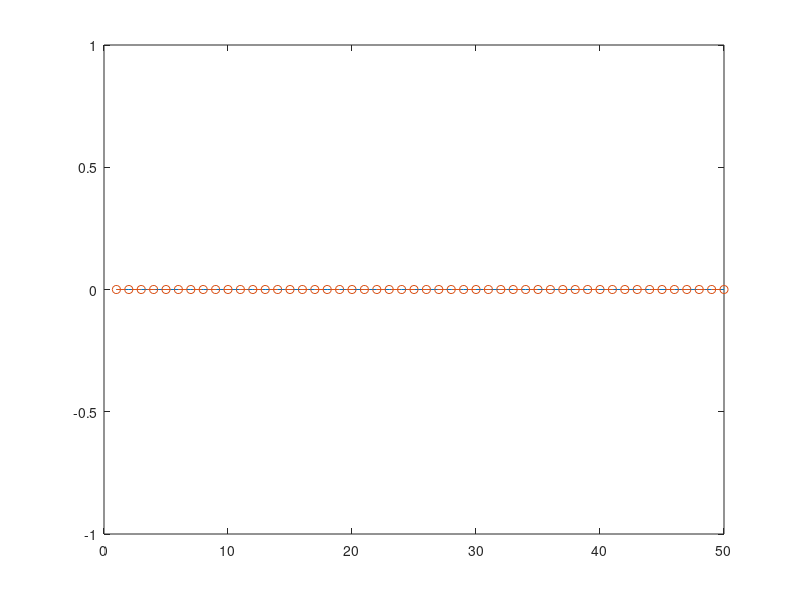

The MATLAB source for this figure:
clear all;
close all;
clc;
avg_FC=zeros(50,68,68);
avg_ranFC=zeros(50,68,68);
sum_FC=zeros(68,68);
ransum_FC=zeros(68,68);
e=zeros(1,50);
e_ran=zeros(1,50);
matfiles = dir('/home/shruti/Desktop/Himadri/Shruti/IITG-final-work/Young-Controls/*_SC.mat');
matfiles=[matfiles;dir('/home/shruti/Desktop/Himadri/Shruti/IITG-final-work/Young-Controls/*_SC.mat')];
k=0;
ran_net=zeros(50,68,68);
for i=0.01:0.01:0.5
    k=k+1;
   for j=1:length(matfiles)  
    name=strcat('/home/shruti/Desktop/Himadri/Shruti/IITG-final-work/Young-Controls/',matfiles(j).name);
    load(name,'SC_cap_agg_bwflav1_norm');
    disp(matfiles(j).name);
    thresh_FC=threshold_proportional(SC_cap_agg_bwflav1_norm,i);
    adjFC=weight_conversion(thresh_FC,'binarize');
    sum_FC=sum_FC+adjFC;
    
    for l=1:50
    [R,~]=randmio_und(adjFC, 10);
    ran_net(l,:,:)=R;
    end
    r=randi(50,1,1);
    ransum_FC=ransum_FC+reshape(ran_net(r,:,:),68,68);
    clearvars -except sum_FC avg_FC matfiles i k j e thresh ran_net ransum_FC avg_ranFC e_ran
   end
    avg_FC(k,:,:)=sum_FC/length(matfiles);
    e(k)=entropy(avg_FC(k,:,:));
    
    avg_ranFC(k,:,:)=ransum_FC/length(matfiles);
    e_ran(k)=entropy(avg_ranFC(k,:,:));
end
   plot(1:50,e);
   hold on;
   plot(1:50,e_ran,'o--');
 thresh_diff=zeros(1,50); 
 for k=1:50 
     thresh_diff(k) = e(k)-e_ran(k); 
 end
 [~,thresh]=min(thresh_diff);
 thresh=thresh/100; %% 0.07
